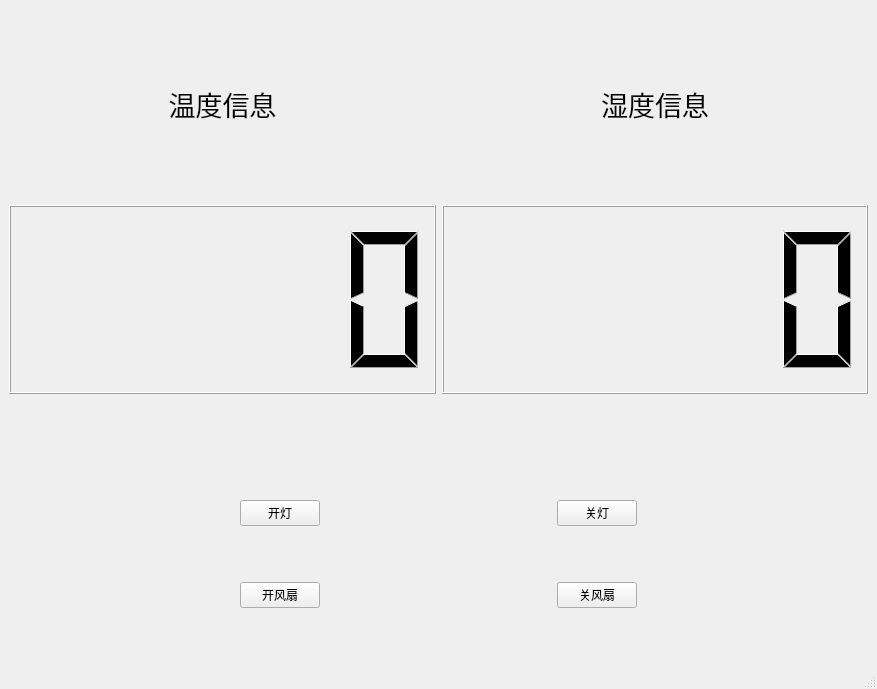
<?xml version="1.0" encoding="UTF-8"?>
<ui version="4.0">
 <class>MainWindow</class>
 <widget class="QMainWindow" name="MainWindow">
  <property name="geometry">
   <rect>
    <x>0</x>
    <y>0</y>
    <width>877</width>
    <height>689</height>
   </rect>
  </property>
  <property name="windowTitle">
   <string>家庭控制面板</string>
  </property>
  <widget class="QWidget" name="centralwidget">
   <layout class="QVBoxLayout" name="verticalLayout_3">
    <item>
     <layout class="QHBoxLayout" name="horizontalLayout">
      <item>
       <layout class="QVBoxLayout" name="verticalLayout">
        <item>
         <widget class="QLabel" name="temLabel">
          <property name="maximumSize">
           <size>
            <width>16777215</width>
            <height>16777215</height>
           </size>
          </property>
          <property name="font">
           <font>
            <family>Arial</family>
            <pointsize>20</pointsize>
           </font>
          </property>
          <property name="layoutDirection">
           <enum>Qt::LeftToRight</enum>
          </property>
          <property name="text">
           <string>温度信息</string>
          </property>
          <property name="alignment">
           <set>Qt::AlignCenter</set>
          </property>
          <property name="indent">
           <number>1</number>
          </property>
         </widget>
        </item>
        <item>
         <widget class="QLCDNumber" name="temLcd"/>
        </item>
       </layout>
      </item>
      <item>
       <layout class="QVBoxLayout" name="verticalLayout_2">
        <item>
         <widget class="QLabel" name="humLabel">
          <property name="sizePolicy">
           <sizepolicy hsizetype="Preferred" vsizetype="Preferred">
            <horstretch>0</horstretch>
            <verstretch>0</verstretch>
           </sizepolicy>
          </property>
          <property name="font">
           <font>
            <family>Arial</family>
            <pointsize>20</pointsize>
           </font>
          </property>
          <property name="layoutDirection">
           <enum>Qt::RightToLeft</enum>
          </property>
          <property name="text">
           <string>湿度信息</string>
          </property>
          <property name="alignment">
           <set>Qt::AlignCenter</set>
          </property>
         </widget>
        </item>
        <item>
         <widget class="QLCDNumber" name="humLcd"/>
        </item>
       </layout>
      </item>
     </layout>
    </item>
    <item>
     <layout class="QHBoxLayout" name="horizontalLayout_2">
      <property name="topMargin">
       <number>100</number>
      </property>
      <property name="bottomMargin">
       <number>50</number>
      </property>
      <item>
       <widget class="QPushButton" name="openLightButton">
        <property name="sizePolicy">
         <sizepolicy hsizetype="Fixed" vsizetype="Fixed">
          <horstretch>0</horstretch>
          <verstretch>0</verstretch>
         </sizepolicy>
        </property>
        <property name="text">
         <string>开灯</string>
        </property>
       </widget>
      </item>
      <item>
       <widget class="QPushButton" name="closeLightButton">
        <property name="sizePolicy">
         <sizepolicy hsizetype="Fixed" vsizetype="Fixed">
          <horstretch>0</horstretch>
          <verstretch>0</verstretch>
         </sizepolicy>
        </property>
        <property name="text">
         <string>关灯</string>
        </property>
       </widget>
      </item>
     </layout>
    </item>
    <item>
     <layout class="QHBoxLayout" name="horizontalLayout_3">
      <property name="bottomMargin">
       <number>50</number>
      </property>
      <item>
       <widget class="QPushButton" name="openFanButton">
        <property name="sizePolicy">
         <sizepolicy hsizetype="Fixed" vsizetype="Fixed">
          <horstretch>0</horstretch>
          <verstretch>0</verstretch>
         </sizepolicy>
        </property>
        <property name="text">
         <string>开风扇</string>
        </property>
       </widget>
      </item>
      <item>
       <widget class="QPushButton" name="closeFanButton">
        <property name="sizePolicy">
         <sizepolicy hsizetype="Fixed" vsizetype="Fixed">
          <horstretch>0</horstretch>
          <verstretch>0</verstretch>
         </sizepolicy>
        </property>
        <property name="text">
         <string>关风扇</string>
        </property>
       </widget>
      </item>
     </layout>
    </item>
   </layout>
  </widget>
  <widget class="QStatusBar" name="statusbar"/>
 </widget>
 <resources/>
 <connections/>
</ui>
